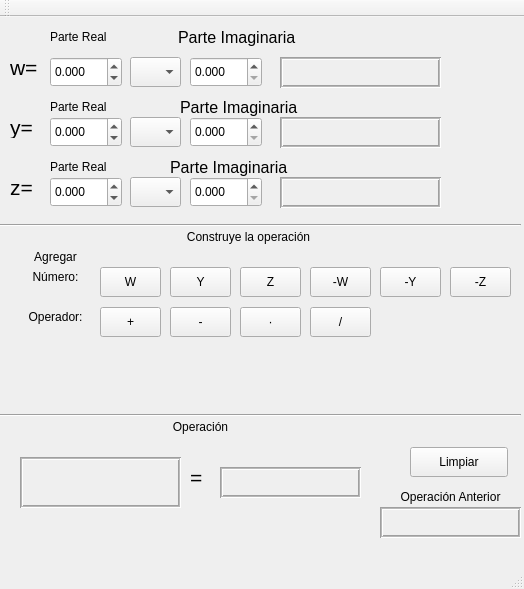
<?xml version="1.0" encoding="UTF-8"?>
<ui version="4.0">
 <class>MainWindow</class>
 <widget class="QMainWindow" name="MainWindow">
  <property name="geometry">
   <rect>
    <x>0</x>
    <y>0</y>
    <width>524</width>
    <height>589</height>
   </rect>
  </property>
  <property name="windowTitle">
   <string>Complejo | Matemática Positiva</string>
  </property>
  <widget class="QWidget" name="centralWidget">
   <widget class="QLabel" name="label">
    <property name="geometry">
     <rect>
      <x>10</x>
      <y>40</y>
      <width>41</width>
      <height>21</height>
     </rect>
    </property>
    <property name="font">
     <font>
      <pointsize>16</pointsize>
     </font>
    </property>
    <property name="text">
     <string>w=</string>
    </property>
   </widget>
   <widget class="QDoubleSpinBox" name="w_real">
    <property name="geometry">
     <rect>
      <x>50</x>
      <y>40</y>
      <width>72</width>
      <height>30</height>
     </rect>
    </property>
    <property name="decimals">
     <number>3</number>
    </property>
    <property name="minimum">
     <double>-99.000000000000000</double>
    </property>
    <property name="maximum">
     <double>100.989999999999995</double>
    </property>
   </widget>
   <widget class="QLabel" name="label_2">
    <property name="geometry">
     <rect>
      <x>50</x>
      <y>10</y>
      <width>69</width>
      <height>20</height>
     </rect>
    </property>
    <property name="text">
     <string>Parte Real</string>
    </property>
   </widget>
   <widget class="QComboBox" name="w_signo">
    <property name="geometry">
     <rect>
      <x>130</x>
      <y>40</y>
      <width>51</width>
      <height>30</height>
     </rect>
    </property>
   </widget>
   <widget class="QLabel" name="label_3">
    <property name="geometry">
     <rect>
      <x>178</x>
      <y>10</y>
      <width>121</width>
      <height>20</height>
     </rect>
    </property>
    <property name="font">
     <font>
      <pointsize>12</pointsize>
     </font>
    </property>
    <property name="text">
     <string>Parte Imaginaria</string>
    </property>
   </widget>
   <widget class="QDoubleSpinBox" name="w_img">
    <property name="geometry">
     <rect>
      <x>190</x>
      <y>40</y>
      <width>72</width>
      <height>30</height>
     </rect>
    </property>
    <property name="decimals">
     <number>3</number>
    </property>
    <property name="minimum">
     <double>0.000000000000000</double>
    </property>
    <property name="maximum">
     <double>100.989999999999995</double>
    </property>
   </widget>
   <widget class="QLabel" name="label_4">
    <property name="geometry">
     <rect>
      <x>280</x>
      <y>10</y>
      <width>69</width>
      <height>20</height>
     </rect>
    </property>
    <property name="text">
     <string/>
    </property>
   </widget>
   <widget class="QLabel" name="w">
    <property name="geometry">
     <rect>
      <x>280</x>
      <y>40</y>
      <width>161</width>
      <height>31</height>
     </rect>
    </property>
    <property name="autoFillBackground">
     <bool>false</bool>
    </property>
    <property name="frameShape">
     <enum>QFrame::Box</enum>
    </property>
    <property name="frameShadow">
     <enum>QFrame::Sunken</enum>
    </property>
    <property name="midLineWidth">
     <number>1</number>
    </property>
    <property name="text">
     <string/>
    </property>
   </widget>
   <widget class="QLabel" name="label_5">
    <property name="geometry">
     <rect>
      <x>10</x>
      <y>100</y>
      <width>41</width>
      <height>21</height>
     </rect>
    </property>
    <property name="font">
     <font>
      <pointsize>16</pointsize>
     </font>
    </property>
    <property name="text">
     <string>y=</string>
    </property>
   </widget>
   <widget class="QDoubleSpinBox" name="y_real">
    <property name="geometry">
     <rect>
      <x>50</x>
      <y>100</y>
      <width>72</width>
      <height>30</height>
     </rect>
    </property>
    <property name="decimals">
     <number>3</number>
    </property>
    <property name="minimum">
     <double>-99.000000000000000</double>
    </property>
    <property name="maximum">
     <double>100.989999999999995</double>
    </property>
   </widget>
   <widget class="QLabel" name="label_6">
    <property name="geometry">
     <rect>
      <x>180</x>
      <y>80</y>
      <width>121</width>
      <height>20</height>
     </rect>
    </property>
    <property name="font">
     <font>
      <pointsize>12</pointsize>
     </font>
    </property>
    <property name="text">
     <string>Parte Imaginaria</string>
    </property>
   </widget>
   <widget class="QDoubleSpinBox" name="y_img">
    <property name="geometry">
     <rect>
      <x>190</x>
      <y>100</y>
      <width>72</width>
      <height>30</height>
     </rect>
    </property>
    <property name="decimals">
     <number>3</number>
    </property>
    <property name="minimum">
     <double>0.000000000000000</double>
    </property>
    <property name="maximum">
     <double>100.989999999999995</double>
    </property>
   </widget>
   <widget class="QLabel" name="label_7">
    <property name="geometry">
     <rect>
      <x>50</x>
      <y>80</y>
      <width>69</width>
      <height>20</height>
     </rect>
    </property>
    <property name="text">
     <string>Parte Real</string>
    </property>
   </widget>
   <widget class="QLabel" name="y">
    <property name="geometry">
     <rect>
      <x>280</x>
      <y>100</y>
      <width>161</width>
      <height>31</height>
     </rect>
    </property>
    <property name="autoFillBackground">
     <bool>false</bool>
    </property>
    <property name="frameShape">
     <enum>QFrame::Box</enum>
    </property>
    <property name="frameShadow">
     <enum>QFrame::Sunken</enum>
    </property>
    <property name="midLineWidth">
     <number>1</number>
    </property>
    <property name="text">
     <string/>
    </property>
   </widget>
   <widget class="QComboBox" name="y_signo">
    <property name="geometry">
     <rect>
      <x>130</x>
      <y>100</y>
      <width>51</width>
      <height>30</height>
     </rect>
    </property>
   </widget>
   <widget class="QLabel" name="label_8">
    <property name="geometry">
     <rect>
      <x>280</x>
      <y>70</y>
      <width>69</width>
      <height>20</height>
     </rect>
    </property>
    <property name="text">
     <string/>
    </property>
   </widget>
   <widget class="QLabel" name="label_9">
    <property name="geometry">
     <rect>
      <x>10</x>
      <y>160</y>
      <width>41</width>
      <height>21</height>
     </rect>
    </property>
    <property name="font">
     <font>
      <pointsize>16</pointsize>
     </font>
    </property>
    <property name="text">
     <string>z=</string>
    </property>
   </widget>
   <widget class="QDoubleSpinBox" name="z_real">
    <property name="geometry">
     <rect>
      <x>50</x>
      <y>160</y>
      <width>72</width>
      <height>30</height>
     </rect>
    </property>
    <property name="decimals">
     <number>3</number>
    </property>
    <property name="minimum">
     <double>-99.000000000000000</double>
    </property>
    <property name="maximum">
     <double>100.989999999999995</double>
    </property>
   </widget>
   <widget class="QLabel" name="label_10">
    <property name="geometry">
     <rect>
      <x>170</x>
      <y>140</y>
      <width>121</width>
      <height>20</height>
     </rect>
    </property>
    <property name="font">
     <font>
      <pointsize>12</pointsize>
     </font>
    </property>
    <property name="text">
     <string>Parte Imaginaria</string>
    </property>
   </widget>
   <widget class="QDoubleSpinBox" name="z_img">
    <property name="geometry">
     <rect>
      <x>190</x>
      <y>160</y>
      <width>72</width>
      <height>30</height>
     </rect>
    </property>
    <property name="decimals">
     <number>3</number>
    </property>
    <property name="minimum">
     <double>0.000000000000000</double>
    </property>
    <property name="maximum">
     <double>100.989999999999995</double>
    </property>
   </widget>
   <widget class="QLabel" name="label_11">
    <property name="geometry">
     <rect>
      <x>50</x>
      <y>140</y>
      <width>69</width>
      <height>20</height>
     </rect>
    </property>
    <property name="text">
     <string>Parte Real</string>
    </property>
   </widget>
   <widget class="QLabel" name="z">
    <property name="geometry">
     <rect>
      <x>280</x>
      <y>160</y>
      <width>161</width>
      <height>31</height>
     </rect>
    </property>
    <property name="autoFillBackground">
     <bool>false</bool>
    </property>
    <property name="frameShape">
     <enum>QFrame::Box</enum>
    </property>
    <property name="frameShadow">
     <enum>QFrame::Sunken</enum>
    </property>
    <property name="midLineWidth">
     <number>1</number>
    </property>
    <property name="text">
     <string/>
    </property>
   </widget>
   <widget class="QComboBox" name="z_signo">
    <property name="geometry">
     <rect>
      <x>130</x>
      <y>160</y>
      <width>51</width>
      <height>30</height>
     </rect>
    </property>
   </widget>
   <widget class="QLabel" name="label_12">
    <property name="geometry">
     <rect>
      <x>280</x>
      <y>130</y>
      <width>69</width>
      <height>20</height>
     </rect>
    </property>
    <property name="text">
     <string/>
    </property>
   </widget>
   <widget class="QPushButton" name="pushButton_w">
    <property name="geometry">
     <rect>
      <x>100</x>
      <y>250</y>
      <width>61</width>
      <height>30</height>
     </rect>
    </property>
    <property name="text">
     <string>W</string>
    </property>
   </widget>
   <widget class="QLabel" name="label_13">
    <property name="geometry">
     <rect>
      <x>158</x>
      <y>210</y>
      <width>181</width>
      <height>20</height>
     </rect>
    </property>
    <property name="text">
     <string>Construye la operación</string>
    </property>
    <property name="alignment">
     <set>Qt::AlignCenter</set>
    </property>
   </widget>
   <widget class="QLabel" name="label_14">
    <property name="geometry">
     <rect>
      <x>0</x>
      <y>250</y>
      <width>111</width>
      <height>20</height>
     </rect>
    </property>
    <property name="text">
     <string>Número:</string>
    </property>
    <property name="alignment">
     <set>Qt::AlignCenter</set>
    </property>
   </widget>
   <widget class="QLabel" name="label_15">
    <property name="geometry">
     <rect>
      <x>0</x>
      <y>230</y>
      <width>111</width>
      <height>20</height>
     </rect>
    </property>
    <property name="text">
     <string>Agregar</string>
    </property>
    <property name="alignment">
     <set>Qt::AlignCenter</set>
    </property>
   </widget>
   <widget class="QLabel" name="operacion">
    <property name="geometry">
     <rect>
      <x>20</x>
      <y>440</y>
      <width>161</width>
      <height>51</height>
     </rect>
    </property>
    <property name="autoFillBackground">
     <bool>false</bool>
    </property>
    <property name="frameShape">
     <enum>QFrame::Box</enum>
    </property>
    <property name="frameShadow">
     <enum>QFrame::Sunken</enum>
    </property>
    <property name="midLineWidth">
     <number>1</number>
    </property>
    <property name="text">
     <string/>
    </property>
   </widget>
   <widget class="QLabel" name="resultado">
    <property name="geometry">
     <rect>
      <x>220</x>
      <y>450</y>
      <width>141</width>
      <height>31</height>
     </rect>
    </property>
    <property name="autoFillBackground">
     <bool>false</bool>
    </property>
    <property name="frameShape">
     <enum>QFrame::Box</enum>
    </property>
    <property name="frameShadow">
     <enum>QFrame::Sunken</enum>
    </property>
    <property name="midLineWidth">
     <number>1</number>
    </property>
    <property name="text">
     <string/>
    </property>
   </widget>
   <widget class="QLabel" name="label_16">
    <property name="geometry">
     <rect>
      <x>190</x>
      <y>450</y>
      <width>41</width>
      <height>21</height>
     </rect>
    </property>
    <property name="font">
     <font>
      <pointsize>16</pointsize>
     </font>
    </property>
    <property name="text">
     <string>=</string>
    </property>
   </widget>
   <widget class="Line" name="line">
    <property name="geometry">
     <rect>
      <x>0</x>
      <y>200</y>
      <width>521</width>
      <height>16</height>
     </rect>
    </property>
    <property name="orientation">
     <enum>Qt::Horizontal</enum>
    </property>
   </widget>
   <widget class="Line" name="line_2">
    <property name="geometry">
     <rect>
      <x>0</x>
      <y>390</y>
      <width>521</width>
      <height>16</height>
     </rect>
    </property>
    <property name="orientation">
     <enum>Qt::Horizontal</enum>
    </property>
   </widget>
   <widget class="QLabel" name="label_17">
    <property name="geometry">
     <rect>
      <x>110</x>
      <y>400</y>
      <width>181</width>
      <height>20</height>
     </rect>
    </property>
    <property name="text">
     <string>Operación</string>
    </property>
    <property name="alignment">
     <set>Qt::AlignCenter</set>
    </property>
   </widget>
   <widget class="QLabel" name="label_error">
    <property name="geometry">
     <rect>
      <x>0</x>
      <y>500</y>
      <width>311</width>
      <height>20</height>
     </rect>
    </property>
    <property name="styleSheet">
     <string notr="true">color:rgb(224, 60, 30)</string>
    </property>
    <property name="text">
     <string/>
    </property>
   </widget>
   <widget class="QLabel" name="label_18">
    <property name="geometry">
     <rect>
      <x>0</x>
      <y>290</y>
      <width>111</width>
      <height>20</height>
     </rect>
    </property>
    <property name="text">
     <string>Operador:</string>
    </property>
    <property name="alignment">
     <set>Qt::AlignCenter</set>
    </property>
   </widget>
   <widget class="QPushButton" name="operador_suma">
    <property name="geometry">
     <rect>
      <x>100</x>
      <y>290</y>
      <width>61</width>
      <height>30</height>
     </rect>
    </property>
    <property name="text">
     <string>+</string>
    </property>
   </widget>
   <widget class="QPushButton" name="pushButton_y">
    <property name="geometry">
     <rect>
      <x>170</x>
      <y>250</y>
      <width>61</width>
      <height>30</height>
     </rect>
    </property>
    <property name="text">
     <string>Y</string>
    </property>
   </widget>
   <widget class="QPushButton" name="pushButton_z">
    <property name="geometry">
     <rect>
      <x>240</x>
      <y>250</y>
      <width>61</width>
      <height>30</height>
     </rect>
    </property>
    <property name="text">
     <string>Z</string>
    </property>
   </widget>
   <widget class="QPushButton" name="pushButton_limpiar">
    <property name="geometry">
     <rect>
      <x>410</x>
      <y>430</y>
      <width>98</width>
      <height>30</height>
     </rect>
    </property>
    <property name="text">
     <string>Limpiar</string>
    </property>
   </widget>
   <widget class="QPushButton" name="pushButton_w_neg">
    <property name="geometry">
     <rect>
      <x>310</x>
      <y>250</y>
      <width>61</width>
      <height>30</height>
     </rect>
    </property>
    <property name="text">
     <string>-W</string>
    </property>
   </widget>
   <widget class="QPushButton" name="pushButton_y_neg">
    <property name="geometry">
     <rect>
      <x>380</x>
      <y>250</y>
      <width>61</width>
      <height>30</height>
     </rect>
    </property>
    <property name="text">
     <string>-Y</string>
    </property>
   </widget>
   <widget class="QPushButton" name="pushButton_z_neg">
    <property name="geometry">
     <rect>
      <x>450</x>
      <y>250</y>
      <width>61</width>
      <height>30</height>
     </rect>
    </property>
    <property name="text">
     <string>-Z</string>
    </property>
   </widget>
   <widget class="QPushButton" name="operador_resta">
    <property name="geometry">
     <rect>
      <x>170</x>
      <y>290</y>
      <width>61</width>
      <height>30</height>
     </rect>
    </property>
    <property name="text">
     <string>-</string>
    </property>
   </widget>
   <widget class="QLabel" name="ans">
    <property name="geometry">
     <rect>
      <x>380</x>
      <y>490</y>
      <width>141</width>
      <height>31</height>
     </rect>
    </property>
    <property name="autoFillBackground">
     <bool>false</bool>
    </property>
    <property name="frameShape">
     <enum>QFrame::Box</enum>
    </property>
    <property name="frameShadow">
     <enum>QFrame::Sunken</enum>
    </property>
    <property name="midLineWidth">
     <number>1</number>
    </property>
    <property name="text">
     <string/>
    </property>
   </widget>
   <widget class="QLabel" name="label_19">
    <property name="geometry">
     <rect>
      <x>380</x>
      <y>470</y>
      <width>141</width>
      <height>20</height>
     </rect>
    </property>
    <property name="text">
     <string>Operación Anterior</string>
    </property>
    <property name="alignment">
     <set>Qt::AlignCenter</set>
    </property>
   </widget>
   <widget class="QPushButton" name="operador_producto">
    <property name="geometry">
     <rect>
      <x>240</x>
      <y>290</y>
      <width>61</width>
      <height>30</height>
     </rect>
    </property>
    <property name="text">
     <string>·</string>
    </property>
   </widget>
   <widget class="QPushButton" name="operador_producto_2">
    <property name="geometry">
     <rect>
      <x>310</x>
      <y>290</y>
      <width>61</width>
      <height>30</height>
     </rect>
    </property>
    <property name="text">
     <string>/</string>
    </property>
   </widget>
  </widget>
  <widget class="QMenuBar" name="menuBar">
   <property name="geometry">
    <rect>
     <x>0</x>
     <y>0</y>
     <width>524</width>
     <height>28</height>
    </rect>
   </property>
  </widget>
  <widget class="QToolBar" name="mainToolBar">
   <attribute name="toolBarArea">
    <enum>TopToolBarArea</enum>
   </attribute>
   <attribute name="toolBarBreak">
    <bool>false</bool>
   </attribute>
  </widget>
  <widget class="QStatusBar" name="statusBar"/>
 </widget>
 <layoutdefault spacing="6" margin="11"/>
 <resources/>
 <connections/>
</ui>
